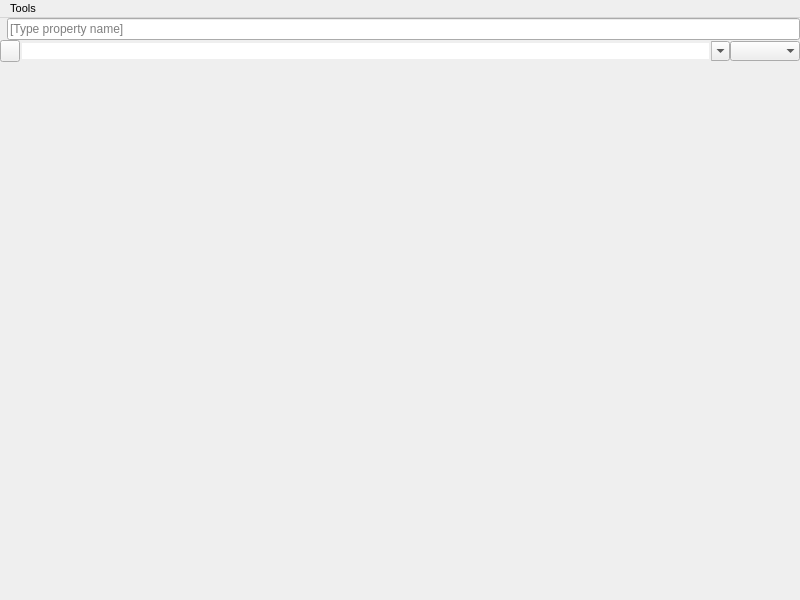
<?xml version="1.0" encoding="UTF-8"?>
<ui version="4.0">
 <class>FDYNPropertyEditorWindow</class>
 <widget class="QMainWindow" name="FDYNPropertyEditorWindow">
  <property name="geometry">
   <rect>
    <x>0</x>
    <y>0</y>
    <width>800</width>
    <height>600</height>
   </rect>
  </property>
  <property name="windowTitle">
   <string>Property Editor</string>
  </property>
  <property name="windowIcon">
   <iconset>
    <normaloff>:/Neutrino/Resources/16_32/propertyEditor_16.png</normaloff>:/Neutrino/Resources/16_32/propertyEditor_16.png</iconset>
  </property>
  <widget class="QWidget" name="centalWidget">
   <layout class="QVBoxLayout" name="verticalLayout">
    <property name="spacing">
     <number>0</number>
    </property>
    <property name="leftMargin">
     <number>0</number>
    </property>
    <property name="topMargin">
     <number>0</number>
    </property>
    <property name="rightMargin">
     <number>0</number>
    </property>
    <property name="bottomMargin">
     <number>0</number>
    </property>
    <item>
     <layout class="QHBoxLayout" name="filterLayout">
      <property name="spacing">
       <number>0</number>
      </property>
      <item>
       <widget class="QLabel" name="filterLabel">
        <property name="text">
         <string/>
        </property>
        <property name="pixmap">
         <pixmap>:/Neutrino/Resources/16/basket.png</pixmap>
        </property>
        <property name="scaledContents">
         <bool>false</bool>
        </property>
        <property name="margin">
         <number>2</number>
        </property>
        <property name="indent">
         <number>0</number>
        </property>
       </widget>
      </item>
      <item>
       <widget class="QLineEdit" name="filterLineEdit">
        <property name="enabled">
         <bool>true</bool>
        </property>
        <property name="dragEnabled">
         <bool>true</bool>
        </property>
        <property name="placeholderText">
         <string>[Type property name]</string>
        </property>
        <property name="clearButtonEnabled">
         <bool>true</bool>
        </property>
       </widget>
      </item>
     </layout>
    </item>
    <item>
     <layout class="QHBoxLayout" name="addPropertyLayout">
      <property name="spacing">
       <number>0</number>
      </property>
      <item>
       <widget class="QPushButton" name="addPropButton">
        <property name="maximumSize">
         <size>
          <width>20</width>
          <height>22</height>
         </size>
        </property>
        <property name="toolTip">
         <string>Add property</string>
        </property>
        <property name="text">
         <string/>
        </property>
        <property name="icon">
         <iconset>
          <normaloff>:/Neutrino/Resources/16/add.png</normaloff>:/Neutrino/Resources/16/add.png</iconset>
        </property>
       </widget>
      </item>
      <item>
       <widget class="QComboBox" name="comboBoxOthers">
        <property name="sizePolicy">
         <sizepolicy hsizetype="Preferred" vsizetype="Fixed">
          <horstretch>3</horstretch>
          <verstretch>0</verstretch>
         </sizepolicy>
        </property>
        <property name="editable">
         <bool>true</bool>
        </property>
        <property name="currentText">
         <string/>
        </property>
        <property name="currentIndex">
         <number>-1</number>
        </property>
        <property name="insertPolicy">
         <enum>QComboBox::NoInsert</enum>
        </property>
        <property name="frame">
         <bool>false</bool>
        </property>
       </widget>
      </item>
      <item>
       <widget class="QComboBox" name="comboBoxPropType">
        <property name="sizePolicy">
         <sizepolicy hsizetype="Minimum" vsizetype="Fixed">
          <horstretch>0</horstretch>
          <verstretch>0</verstretch>
         </sizepolicy>
        </property>
        <property name="currentText">
         <string/>
        </property>
        <property name="frame">
         <bool>false</bool>
        </property>
       </widget>
      </item>
     </layout>
    </item>
    <item>
     <widget class="FDYNObjectController" name="objController" native="true">
      <property name="sizePolicy">
       <sizepolicy hsizetype="MinimumExpanding" vsizetype="Expanding">
        <horstretch>0</horstretch>
        <verstretch>0</verstretch>
       </sizepolicy>
      </property>
     </widget>
    </item>
   </layout>
  </widget>
  <widget class="FDYNMenuBar" name="menubar">
   <property name="geometry">
    <rect>
     <x>0</x>
     <y>0</y>
     <width>800</width>
     <height>18</height>
    </rect>
   </property>
   <property name="font">
    <font>
     <pointsize>8</pointsize>
    </font>
   </property>
   <property name="nativeMenuBar">
    <bool>false</bool>
   </property>
   <widget class="QMenu" name="menuTools">
    <property name="title">
     <string>Tools</string>
    </property>
    <addaction name="actionNew_editor"/>
    <addaction name="actionReset_properties"/>
    <addaction name="actionRefresh"/>
    <addaction name="actionLoad_selected_object"/>
    <addaction name="separator"/>
    <addaction name="actionLoad_preset"/>
    <addaction name="actionSave_preset"/>
    <addaction name="separator"/>
    <addaction name="actionAdd_property"/>
    <addaction name="actionFilter_properties"/>
   </widget>
   <addaction name="menuTools"/>
  </widget>
  <action name="actionNew_editor">
   <property name="icon">
    <iconset>
     <normaloff>:/Neutrino/Resources/16/table_add.png</normaloff>:/Neutrino/Resources/16/table_add.png</iconset>
   </property>
   <property name="text">
    <string>New editor</string>
   </property>
  </action>
  <action name="actionReset_properties">
   <property name="icon">
    <iconset>
     <normaloff>:/Neutrino/Resources/16/table_delete.png</normaloff>:/Neutrino/Resources/16/table_delete.png</iconset>
   </property>
   <property name="text">
    <string>Reset properties</string>
   </property>
  </action>
  <action name="actionRefresh">
   <property name="icon">
    <iconset>
     <normaloff>:/Neutrino/Resources/16/table_refresh.png</normaloff>:/Neutrino/Resources/16/table_refresh.png</iconset>
   </property>
   <property name="text">
    <string>Force refresh</string>
   </property>
  </action>
  <action name="actionLoad_selected_object">
   <property name="icon">
    <iconset>
     <normaloff>:/Neutrino/Resources/16/table_go.png</normaloff>:/Neutrino/Resources/16/table_go.png</iconset>
   </property>
   <property name="text">
    <string>Load selected object</string>
   </property>
  </action>
  <action name="actionLoad_preset">
   <property name="icon">
    <iconset>
     <normaloff>:/Neutrino/Resources/16/folder_table.png</normaloff>:/Neutrino/Resources/16/folder_table.png</iconset>
   </property>
   <property name="text">
    <string>Load preset</string>
   </property>
  </action>
  <action name="actionSave_preset">
   <property name="icon">
    <iconset>
     <normaloff>:/Neutrino/Resources/16/table_save.png</normaloff>:/Neutrino/Resources/16/table_save.png</iconset>
   </property>
   <property name="text">
    <string>Save preset</string>
   </property>
  </action>
  <action name="actionFilter_properties">
   <property name="checkable">
    <bool>true</bool>
   </property>
   <property name="icon">
    <iconset>
     <normaloff>:/Neutrino/Resources/16/basket.png</normaloff>:/Neutrino/Resources/16/basket.png</iconset>
   </property>
   <property name="text">
    <string>Filter properties</string>
   </property>
  </action>
  <action name="actionAdd_property">
   <property name="checkable">
    <bool>true</bool>
   </property>
   <property name="enabled">
    <bool>true</bool>
   </property>
   <property name="icon">
    <iconset>
     <normaloff>:/Neutrino/Resources/16/add.png</normaloff>:/Neutrino/Resources/16/add.png</iconset>
   </property>
   <property name="text">
    <string>Add property</string>
   </property>
  </action>
 </widget>
 <customwidgets>
  <customwidget>
   <class>FDYNMenuBar</class>
   <extends>QMenuBar</extends>
   <header>Widgets/MenuBar/FDYNMenuBar.h</header>
  </customwidget>
  <customwidget>
   <class>FDYNObjectController</class>
   <extends>QWidget</extends>
   <header>Windows/PropertyManager/FDYNObjectController.h</header>
   <container>1</container>
  </customwidget>
 </customwidgets>
 <resources/>
 <connections>
  <connection>
   <sender>actionFilter_properties</sender>
   <signal>toggled(bool)</signal>
   <receiver>filterLabel</receiver>
   <slot>setVisible(bool)</slot>
   <hints>
    <hint type="sourcelabel">
     <x>-1</x>
     <y>-1</y>
    </hint>
    <hint type="destinationlabel">
     <x>17</x>
     <y>29</y>
    </hint>
   </hints>
  </connection>
  <connection>
   <sender>actionFilter_properties</sender>
   <signal>toggled(bool)</signal>
   <receiver>filterLineEdit</receiver>
   <slot>setVisible(bool)</slot>
   <hints>
    <hint type="sourcelabel">
     <x>-1</x>
     <y>-1</y>
    </hint>
    <hint type="destinationlabel">
     <x>416</x>
     <y>29</y>
    </hint>
   </hints>
  </connection>
  <connection>
   <sender>actionAdd_property</sender>
   <signal>toggled(bool)</signal>
   <receiver>comboBoxPropType</receiver>
   <slot>setVisible(bool)</slot>
   <hints>
    <hint type="sourcelabel">
     <x>-1</x>
     <y>-1</y>
    </hint>
    <hint type="destinationlabel">
     <x>734</x>
     <y>54</y>
    </hint>
   </hints>
  </connection>
  <connection>
   <sender>actionAdd_property</sender>
   <signal>toggled(bool)</signal>
   <receiver>addPropButton</receiver>
   <slot>setVisible(bool)</slot>
   <hints>
    <hint type="sourcelabel">
     <x>-1</x>
     <y>-1</y>
    </hint>
    <hint type="destinationlabel">
     <x>784</x>
     <y>54</y>
    </hint>
   </hints>
  </connection>
  <connection>
   <sender>actionAdd_property</sender>
   <signal>toggled(bool)</signal>
   <receiver>comboBoxOthers</receiver>
   <slot>setVisible(bool)</slot>
   <hints>
    <hint type="sourcelabel">
     <x>-1</x>
     <y>-1</y>
    </hint>
    <hint type="destinationlabel">
     <x>379</x>
     <y>53</y>
    </hint>
   </hints>
  </connection>
 </connections>
</ui>
